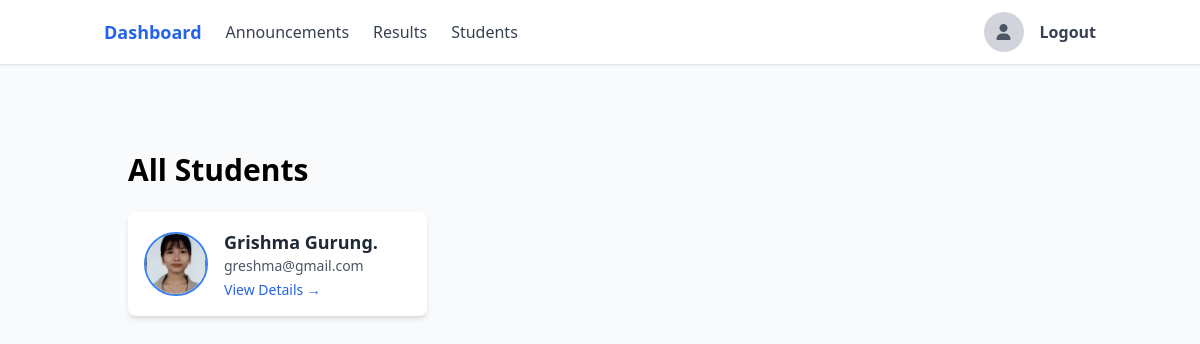
/teacher/students/ (signed in), run on the app's committed database.
### users/models.py (models this page shows, shortened)
class User(AbstractBaseUser, PermissionsMixin):
    ROLE_CHOICES = [
        ('teacher', 'Teacher'),
        ('student', 'Student'),
        ('admin', 'Admin'),
    ]
    email = models.EmailField(unique=True)
    role = models.CharField(max_length=10, choices=ROLE_CHOICES)
    is_active = models.BooleanField(default=True)
    is_staff = models.BooleanField(default=False)
    profile_image = models.ImageField(upload_to=user_profile_image_path, null=True, blank=True)
    full_name = models.CharField(max_length=255, null=True, blank=True)
    bio = models.TextField(null=True, blank=True)
    USERNAME_FIELD = 'email'
    REQUIRED_FIELDS = ['role']
    objects = UserManager()
    @property
    def is_teacher(self):
        return self.role == 'teacher'
    def get_full_name(self):
        return self.full_name or self.email.split('@')[0]

### users/views.py (the view)
# urls.py: path('teacher/students/', views.teacher_students, name='teacher_students'),
@login_required
def teacher_students(request):
    if not request.user.is_teacher:
        return redirect('login')
    students = User.objects.filter(role='student')
    return render(request, 'users/teacher_students.html', {'students': students})

### users/templates/users/teacher_students.html
{% extends 'users/base.html' %}
{% block content %}
<div class="container mx-auto p-6">
    <h1 class="text-3xl font-bold mb-6">All Students</h1>
    <div class="grid grid-cols-1 md:grid-cols-2 lg:grid-cols-3 xl:grid-cols-4 gap-6">
        {% for student in students %}
        <a href="/teacher/students/{{ student.id }}/" class="block">
            <div class="bg-white rounded-lg shadow-md hover:shadow-lg transition-shadow duration-200 p-4">
                <div class="flex items-center space-x-4">
                    {% if student.profile_image %}
                        <img src="{{ student.profile_image.url }}" alt="{{ student.get_full_name }}" class="w-16 h-16 rounded-full object-cover border-2 border-blue-500" />
                    {% else %}
                        <div class="w-16 h-16 rounded-full bg-gray-200 flex items-center justify-center">
                            <i class="fas fa-user text-gray-400 text-2xl"></i>
                        </div>
                    {% endif %}
                    <div>
                        <h3 class="font-semibold text-lg text-gray-800">{{ student.get_full_name }}</h3>
                        <p class="text-gray-600 text-sm">{{ student.email }}</p>
                        <p class="text-blue-600 text-sm mt-1">View Details →</p>
                    </div>
                </div>
            </div>
        </a>
        {% empty %}
        <div class="col-span-full text-center text-gray-500">No students found.</div>
        {% endfor %}
    </div>
</div>
{% endblock %}

### data on the page
User: profile_image (picture), get_full_name "Grishma Gurung.", email "greshma@gmail.com"
